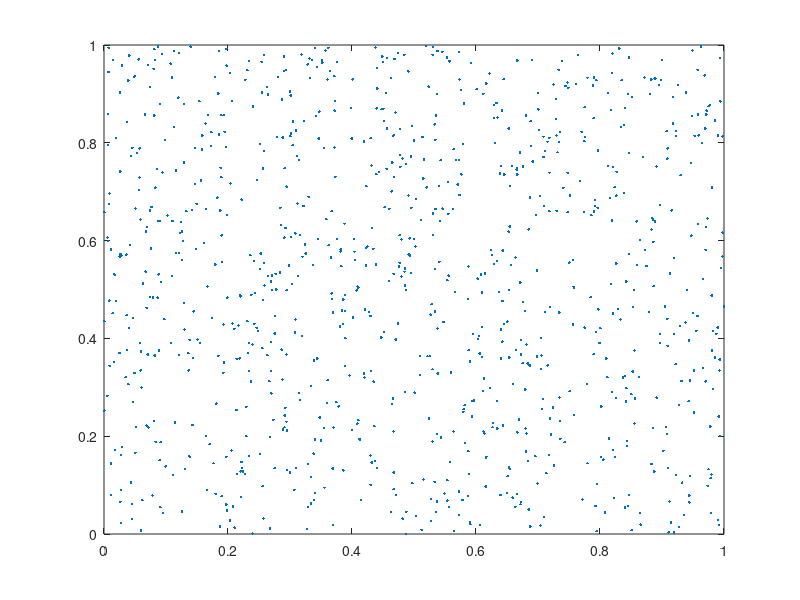

Recreate this plot in MATLAB.
% Generate 1000 random numbers as our dataset
X = rand(1000, 2);
a = figure;
plot(X(:, 1), X(:, 2), '.');

% a = figure;
% Number of clusters
K = 3;

d = 1;

% Initialize centroids
random_points = randperm(size(X, 1));
centroids = X(random_points(1:K), :); % Initial centroids

display(size(centroids));


while d > 0

  assigned_points = zeros(size(X,1), 1);

  for i=1:1000
    best_k = 1;
    min_dist = 100000;
    for j=1:K
        dist = sqrt(sum((X(i, :) - centroids(j, :)) .^ 2));
        if(dist < min_dist)
          min_dist = dist;
          best_k = j;
        end
    end
    assigned_points(i) = best_k;
  end
  
  new_centroids = zeros(K, 2);
  
  
  for i=1:K
    xi = X(assigned_points==i, :);
%     display(xi);
    num_of_points_in_cluster = size(xi,1);
    new_centroids(i, :) = (1/num_of_points_in_cluster) * [sum(xi(:,1)) sum(xi(:,2))];
  end

%   display(new_centroids);
  if centroids == new_centroids
      break;
  end
  
  centroids = new_centroids;
  display(centroids);

end
